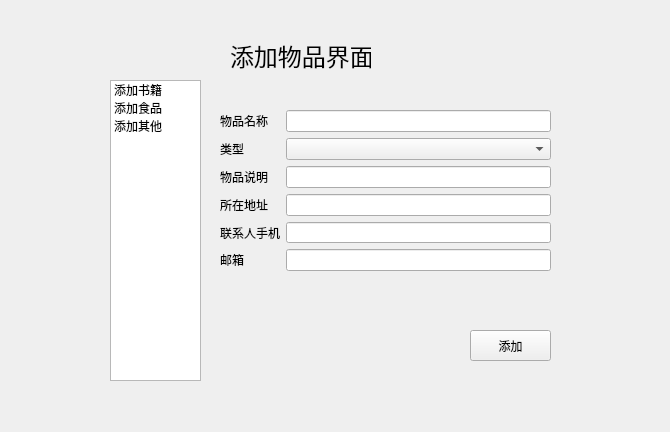
<?xml version="1.0" encoding="UTF-8"?>
<ui version="4.0">
 <class>AddGoods</class>
 <widget class="QWidget" name="AddGoods">
  <property name="geometry">
   <rect>
    <x>0</x>
    <y>0</y>
    <width>670</width>
    <height>432</height>
   </rect>
  </property>
  <property name="windowTitle">
   <string>Form</string>
  </property>
  <widget class="QLabel" name="label">
   <property name="geometry">
    <rect>
     <x>230</x>
     <y>40</y>
     <width>141</width>
     <height>31</height>
    </rect>
   </property>
   <property name="font">
    <font>
     <family>Agency FB</family>
     <pointsize>18</pointsize>
    </font>
   </property>
   <property name="text">
    <string>添加物品界面</string>
   </property>
  </widget>
  <widget class="QListWidget" name="listWidget">
   <property name="geometry">
    <rect>
     <x>110</x>
     <y>80</y>
     <width>91</width>
     <height>301</height>
    </rect>
   </property>
   <item>
    <property name="text">
     <string>添加书籍</string>
    </property>
   </item>
   <item>
    <property name="text">
     <string>添加食品</string>
    </property>
   </item>
   <item>
    <property name="text">
     <string>添加其他</string>
    </property>
   </item>
   <item>
    <property name="text">
     <string/>
    </property>
   </item>
  </widget>
  <widget class="QStackedWidget" name="stackedWidget">
   <property name="geometry">
    <rect>
     <x>210</x>
     <y>80</y>
     <width>361</width>
     <height>301</height>
    </rect>
   </property>
   <property name="currentIndex">
    <number>2</number>
   </property>
   <widget class="QWidget" name="page">
    <widget class="QWidget" name="formLayoutWidget_2">
     <property name="geometry">
      <rect>
       <x>10</x>
       <y>30</y>
       <width>331</width>
       <height>186</height>
      </rect>
     </property>
     <layout class="QFormLayout" name="formLayout_2">
      <item row="0" column="0">
       <widget class="QLabel" name="label_7">
        <property name="text">
         <string>物品名称</string>
        </property>
       </widget>
      </item>
      <item row="0" column="1">
       <widget class="QLineEdit" name="bookname"/>
      </item>
      <item row="1" column="0">
       <widget class="QLabel" name="label_8">
        <property name="text">
         <string>物品说明</string>
        </property>
       </widget>
      </item>
      <item row="1" column="1">
       <widget class="QLineEdit" name="bookdescrip"/>
      </item>
      <item row="2" column="0">
       <widget class="QLabel" name="label_9">
        <property name="text">
         <string>所在地址</string>
        </property>
       </widget>
      </item>
      <item row="2" column="1">
       <widget class="QLineEdit" name="owneraddress"/>
      </item>
      <item row="3" column="0">
       <widget class="QLabel" name="label_10">
        <property name="text">
         <string>联系人手机</string>
        </property>
       </widget>
      </item>
      <item row="3" column="1">
       <widget class="QLineEdit" name="ownerphone"/>
      </item>
      <item row="4" column="0">
       <widget class="QLabel" name="label_11">
        <property name="text">
         <string>邮箱</string>
        </property>
       </widget>
      </item>
      <item row="4" column="1">
       <widget class="QLineEdit" name="owneremail"/>
      </item>
      <item row="5" column="0">
       <widget class="QLabel" name="label_12">
        <property name="text">
         <string>作者</string>
        </property>
       </widget>
      </item>
      <item row="5" column="1">
       <widget class="QLineEdit" name="author"/>
      </item>
      <item row="6" column="0">
       <widget class="QLabel" name="label_13">
        <property name="text">
         <string>出版社</string>
        </property>
       </widget>
      </item>
      <item row="6" column="1">
       <widget class="QLineEdit" name="delivery"/>
      </item>
     </layout>
    </widget>
    <widget class="QPushButton" name="addBook">
     <property name="geometry">
      <rect>
       <x>250</x>
       <y>250</y>
       <width>91</width>
       <height>31</height>
      </rect>
     </property>
     <property name="text">
      <string>添加</string>
     </property>
    </widget>
   </widget>
   <widget class="QWidget" name="page_2">
    <widget class="QWidget" name="formLayoutWidget_3">
     <property name="geometry">
      <rect>
       <x>10</x>
       <y>30</y>
       <width>331</width>
       <height>201</height>
      </rect>
     </property>
     <layout class="QFormLayout" name="formLayout_3">
      <item row="0" column="0">
       <widget class="QLabel" name="label_14">
        <property name="text">
         <string>物品名称</string>
        </property>
       </widget>
      </item>
      <item row="0" column="1">
       <widget class="QLineEdit" name="foodname"/>
      </item>
      <item row="1" column="0">
       <widget class="QLabel" name="label_15">
        <property name="text">
         <string>物品说明</string>
        </property>
       </widget>
      </item>
      <item row="1" column="1">
       <widget class="QLineEdit" name="fooddescrip"/>
      </item>
      <item row="2" column="0">
       <widget class="QLabel" name="label_16">
        <property name="text">
         <string>所在地址</string>
        </property>
       </widget>
      </item>
      <item row="2" column="1">
       <widget class="QLineEdit" name="fownerAddress"/>
      </item>
      <item row="3" column="0">
       <widget class="QLabel" name="label_17">
        <property name="text">
         <string>联系人手机</string>
        </property>
       </widget>
      </item>
      <item row="3" column="1">
       <widget class="QLineEdit" name="fownerPhone"/>
      </item>
      <item row="4" column="0">
       <widget class="QLabel" name="label_18">
        <property name="text">
         <string>邮箱</string>
        </property>
       </widget>
      </item>
      <item row="4" column="1">
       <widget class="QLineEdit" name="fownerEmail"/>
      </item>
      <item row="5" column="0">
       <widget class="QLabel" name="label_19">
        <property name="text">
         <string>保质期</string>
        </property>
       </widget>
      </item>
      <item row="5" column="1">
       <widget class="QLineEdit" name="validDate"/>
      </item>
      <item row="6" column="0">
       <widget class="QLabel" name="label_20">
        <property name="text">
         <string>数量</string>
        </property>
       </widget>
      </item>
      <item row="6" column="1">
       <widget class="QLineEdit" name="num"/>
      </item>
     </layout>
    </widget>
    <widget class="QPushButton" name="addFood">
     <property name="geometry">
      <rect>
       <x>260</x>
       <y>250</y>
       <width>81</width>
       <height>31</height>
      </rect>
     </property>
     <property name="text">
      <string>添加</string>
     </property>
    </widget>
   </widget>
   <widget class="QWidget" name="page_3">
    <widget class="QWidget" name="formLayoutWidget">
     <property name="geometry">
      <rect>
       <x>10</x>
       <y>30</y>
       <width>331</width>
       <height>161</height>
      </rect>
     </property>
     <layout class="QFormLayout" name="formLayout">
      <item row="0" column="0">
       <widget class="QLabel" name="label_2">
        <property name="text">
         <string>物品名称</string>
        </property>
       </widget>
      </item>
      <item row="0" column="1">
       <widget class="QLineEdit" name="toolname"/>
      </item>
      <item row="2" column="0">
       <widget class="QLabel" name="label_3">
        <property name="text">
         <string>物品说明</string>
        </property>
       </widget>
      </item>
      <item row="2" column="1">
       <widget class="QLineEdit" name="tooldescrip"/>
      </item>
      <item row="3" column="0">
       <widget class="QLabel" name="label_4">
        <property name="text">
         <string>所在地址</string>
        </property>
       </widget>
      </item>
      <item row="3" column="1">
       <widget class="QLineEdit" name="townerAddress"/>
      </item>
      <item row="4" column="0">
       <widget class="QLabel" name="label_5">
        <property name="text">
         <string>联系人手机</string>
        </property>
       </widget>
      </item>
      <item row="4" column="1">
       <widget class="QLineEdit" name="townerPhone"/>
      </item>
      <item row="5" column="0">
       <widget class="QLabel" name="label_6">
        <property name="text">
         <string>邮箱</string>
        </property>
       </widget>
      </item>
      <item row="5" column="1">
       <widget class="QLineEdit" name="townerEmail"/>
      </item>
      <item row="1" column="0">
       <widget class="QLabel" name="label_21">
        <property name="text">
         <string>类型</string>
        </property>
       </widget>
      </item>
      <item row="1" column="1">
       <widget class="QComboBox" name="toolType"/>
      </item>
     </layout>
    </widget>
    <widget class="QPushButton" name="addTool">
     <property name="geometry">
      <rect>
       <x>260</x>
       <y>250</y>
       <width>81</width>
       <height>31</height>
      </rect>
     </property>
     <property name="text">
      <string>添加</string>
     </property>
    </widget>
   </widget>
  </widget>
 </widget>
 <resources/>
 <connections/>
</ui>
